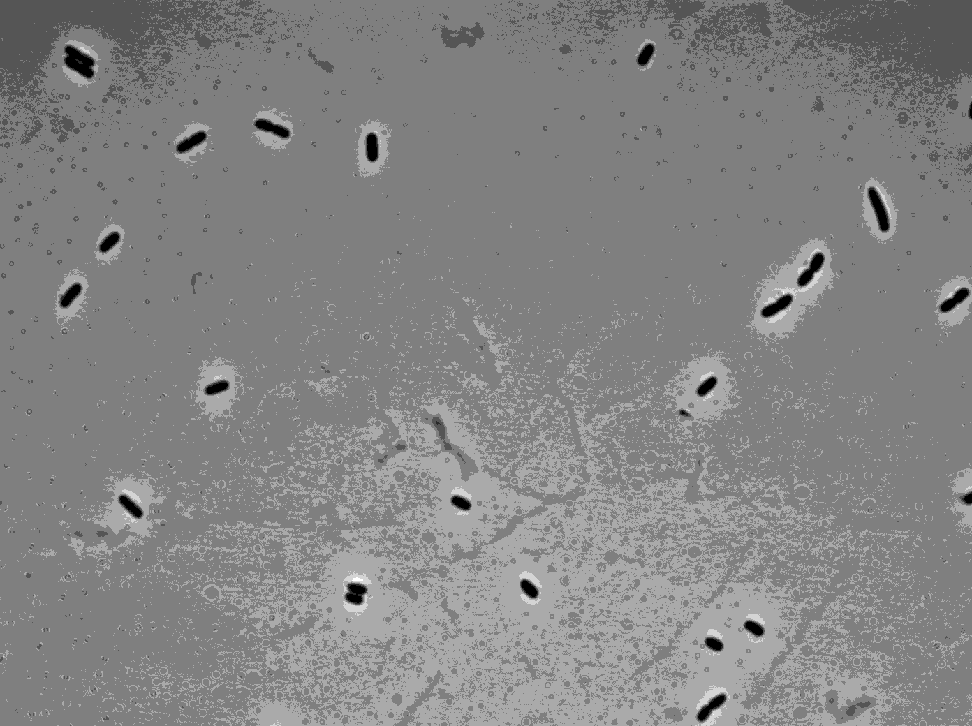
#> input picture data/HG105_images/noLac_phase_0004.tif, 972 x 726 px, shrunk from 1392 x 1040 before the run
$ python image_processing_case_study.py
#> lines starting #> are read from the running program, lines starting #| are printed output that depends on the picture; after the words box and inside, x2 and y2 are one past the last pixel; in counts of white or black regions, pixels touching at a corner belong together
import numpy as np

# Our image processing tools
import skimage.filters
import skimage.io
import skimage.measure
import skimage.morphology
import skimage.segmentation

import matplotlib.pyplot as plt
import seaborn as sns

# Set matplotlib rc params.
rc = {'lines.linewidth' : 2, 'axes.labelsize' : 18,
        'axes.titlesize' : 18}
sns.set(rc=rc)
sns.set_style('dark')

# Load the images
phase_im = skimage.io.imread('data/HG105_images/noLac_phase_0004.tif')
#> phase_im is the input picture: shape (726, 972) uint16; min 272, max 1916, mean 1190.8
fl_im = skimage.io.imread('data/HG105_images/noLac_FITC_0004.tif')
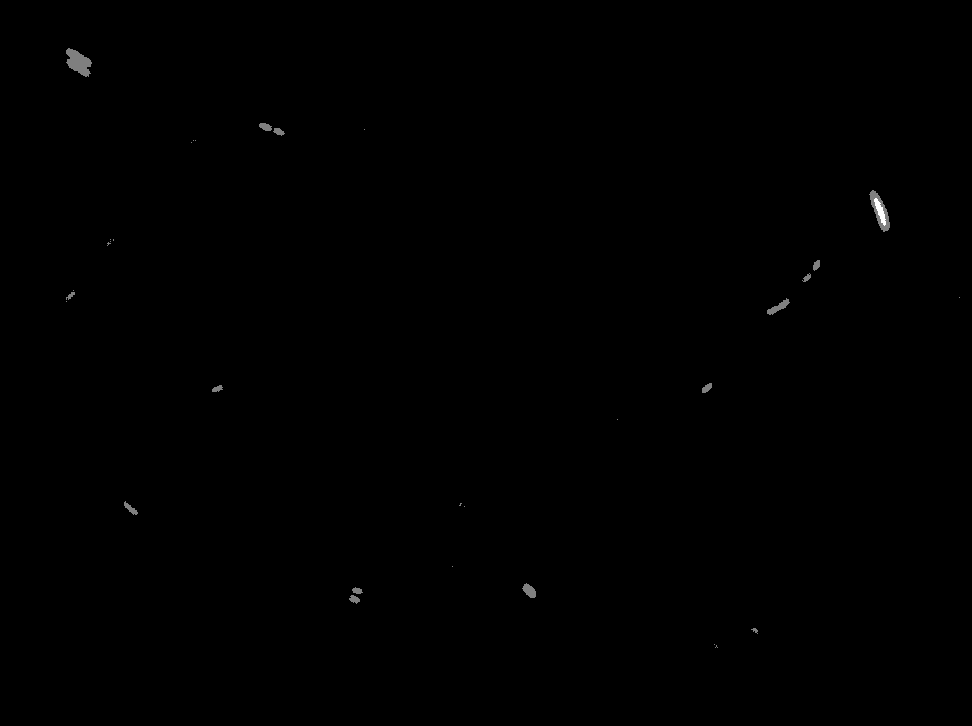
#> input picture data/HG105_images/noLac_FITC_0004.tif, 972 x 726 px, shrunk from 1392 x 1040 before the run
#> fl_im is the input picture: shape (726, 972) uint16; min 98, max 605, mean 107.5


plt.imshow(phase_im, cmap=plt.cm.viridis)
plt.close()

# Apply a gaussian blur to the image
im_blur = skimage.filters.gaussian(phase_im, 50.0) # radius = 50
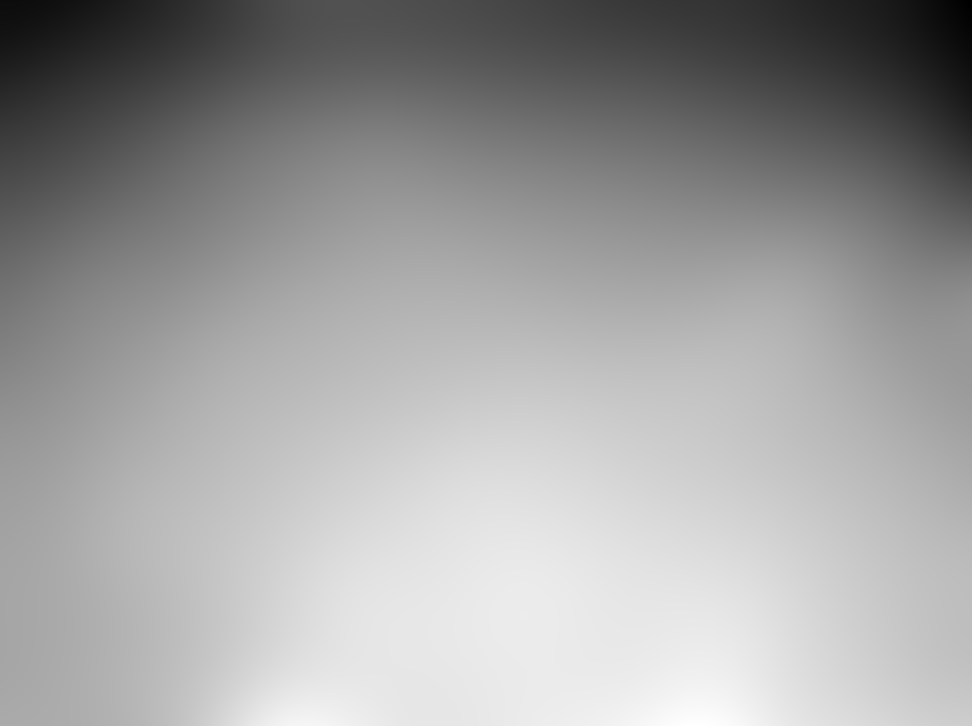
#> im_blur: shape (726, 972) float64; min 0.0146, max 0.0203, mean 0.0182; drawn with min black and max white

# Show the blurred image
plt.imshow(im_blur, cmap=plt.cm.viridis)
plt.close()

# Convert phase image to a float
phase_float = skimage.img_as_float(phase_im) # rescaling between zero and one
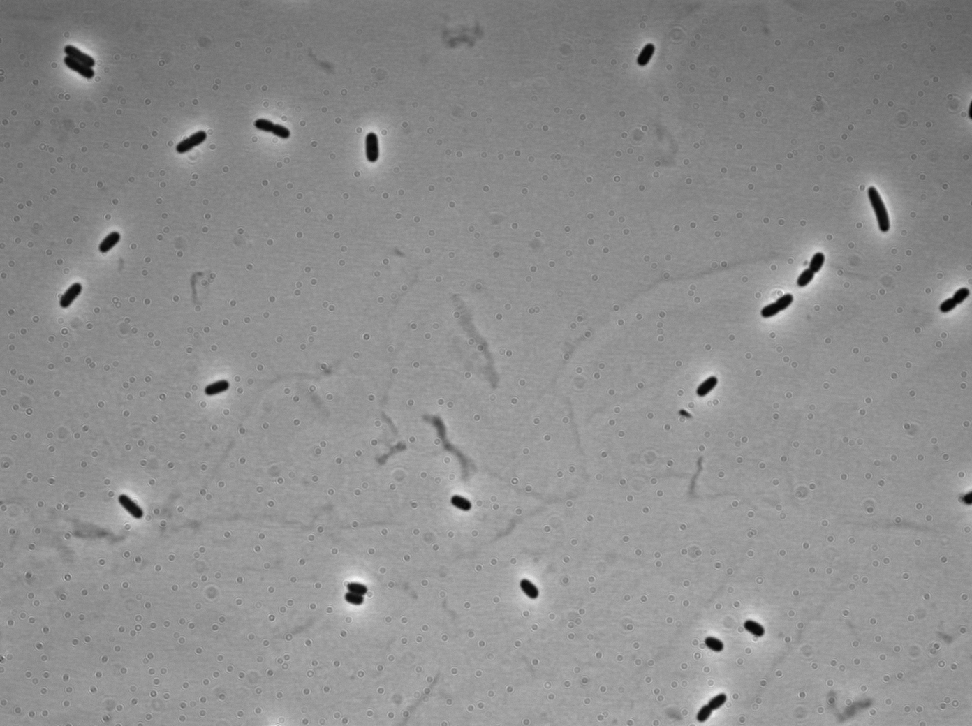
#> phase_float: shape (726, 972) float64; min 0.00415, max 0.0292, mean 0.0182; drawn with min black and max white
phase_sub = phase_float - im_blur
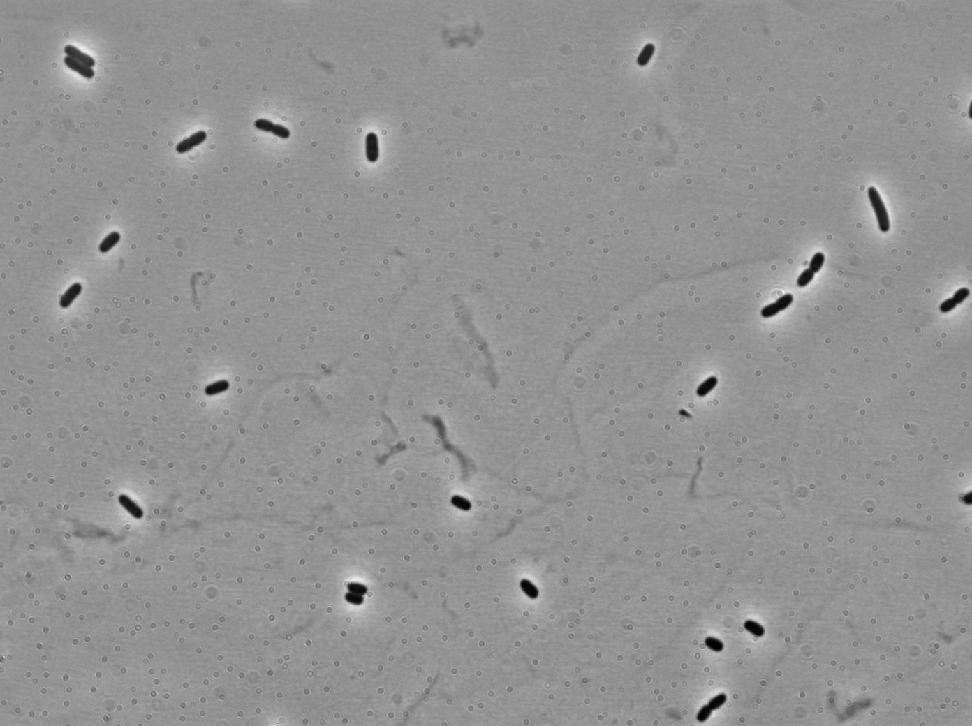
#> phase_sub: shape (726, 972) float64; min -0.0149, max 0.0108, mean -6.57e-06; drawn with min black and max white

plt.figure()
plt.imshow(phase_float, cmap=plt.cm.viridis)
plt.title('original')

plt.figure()
plt.imshow(phase_sub, cmap=plt.cm.viridis)
plt.title('subtracted')

plt.close()

# Appy otsu thresholding
thresh = skimage.filters.threshold_otsu(phase_sub)
#> thresh = -0.00531
seg = phase_sub < thresh
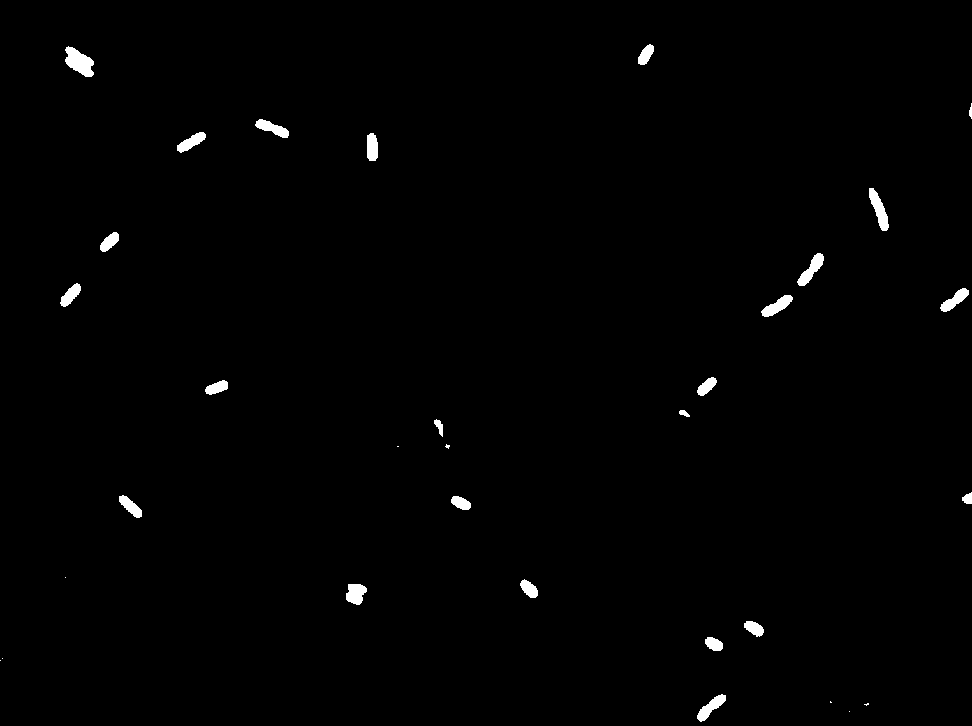
#> seg: shape (726, 972) bool; 0.84% white; 32 white regions (8 under 20 px)

plt.imshow(seg, cmap=plt.cm.Greys_r)
plt.close()

# Label each pixel 'island'
seg_lab, num_cells = skimage.measure.label(seg, return_num=True, background=0)
#> seg_lab: shape (726, 972) int32; 33 distinct labels, from 0 to 32
#> num_cells = 32
plt.imshow(seg_lab, cmap=plt.cm.Spectral_r)
plt.close()

# Compute the region properties and extract area of each object
ip_dist = 0.063 # µm per pixel
props = skimage.measure.regionprops(seg_lab)
#> props = 32 regions; largest, box (x1, y1, x2, y2) and area: (65, 46, 94, 77) 543, (869, 188, 889, 231) 404, (797, 253, 824, 286) 364, (761, 295, 793, 317) 333, (697, 694, 726, 722) 331
# props[0].area would give the pixel area of the first object

# Get the areas as an array
areas = np.array([prop.area for prop in props])
#> areas = 32 values, max 543 at index 1, min 1 at index 21, mean 186.3
cutoff = 300

im_cells = np.copy(seg_lab) > 0
for i, _ in enumerate(areas):
    if areas[i] < cutoff:
        # Erase it from our image by setting all pixels = 0
        im_cells[seg_lab==props[i].label] = 0
#> this loop made 32 passes
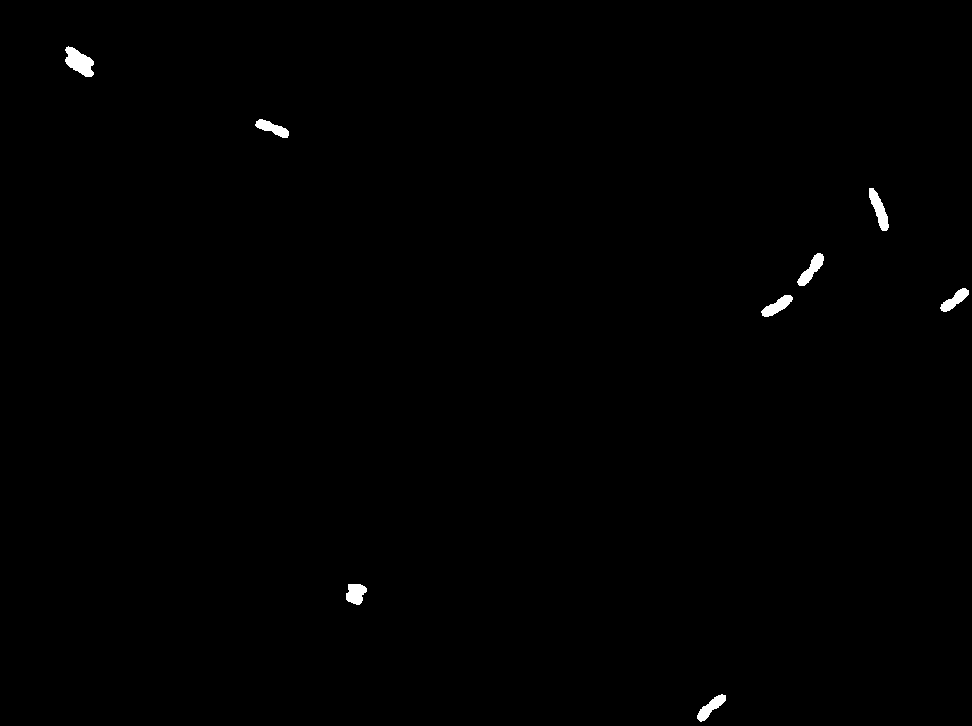
#> im_cells: shape (726, 972) bool; 0.41% white; 8 white regions, largest, box (x1, y1, x2, y2) and area: (65, 46, 94, 77) 543, (869, 188, 889, 231) 404, (797, 253, 824, 286) 364

area_filt_lab = skimage.measure.label(im_cells)
#> area_filt_lab: shape (726, 972) int32; 9 distinct labels, from 0 to 8

plt.figure()
plt.imshow(area_filt_lab, cmap=plt.cm.Spectral_r)
#plt.imshow(im_cells)
plt.show()
